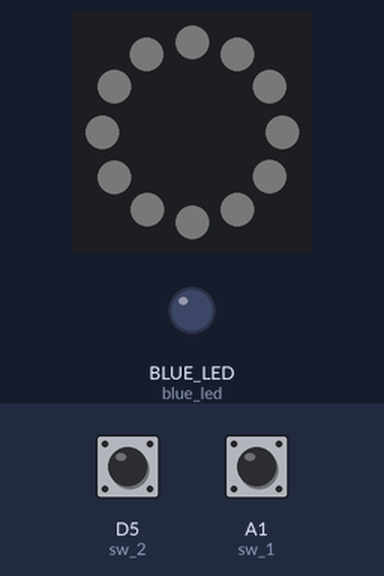
A program run on a simulated CircuitPython board. On the bench: 12 RGB LEDs in a ring, first at the top, clockwise, output pins drawn as LEDs (lit = HIGH). The inputs (shaded band) are chosen by the test bench; at power-on: D5 (sw_2) HIGH, A1 (sw_1) HIGH. Dim RGB values are drawn brighter than linear; what the program prints to the serial console is not drawn.

Above: at 1.2 s.
1.3 s: D5 (sw_2) pulled LOW for 0.15 s
At 1.39 s:
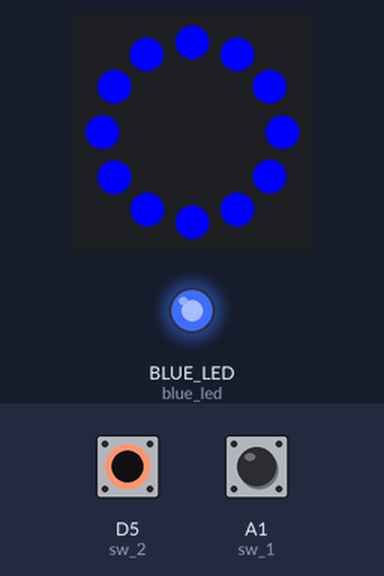
2.9 s: D5 (sw_2) pulled LOW for 3.2 s
At 6.8 s:
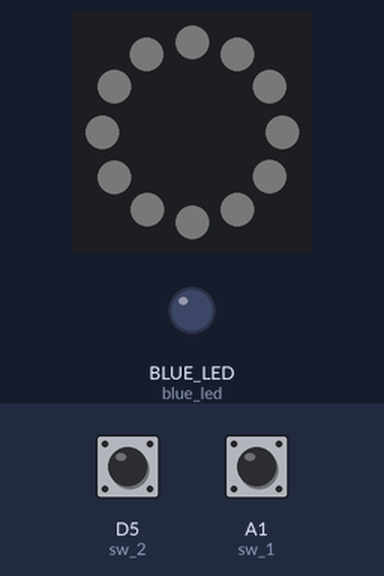
Timing chart, 0 to 8.3 s (numbered marks = the images above; inputs shaded):
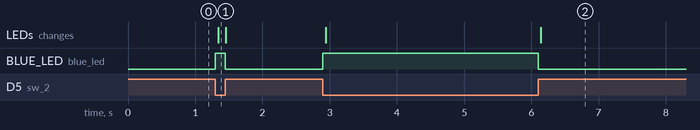

Measured:
- after the input at 1.3 s, BLUE_LED (blue_led): LOW → HIGH at once, → LOW 0.15 s later; the LEDs: change at once (image 1)
- after the input at 2.9 s, BLUE_LED (blue_led): LOW → HIGH at once, → LOW 3.2 s later; the LEDs: first change at once (image 2 shows a later state)

The program:

Blue_button_lit_up_Neo_Pixel_Ring.py
```python
import board
import time
from digitalio import DigitalInOut, Direction, Pull
import neopixel

pixel_ring = neopixel.NeoPixel(board.D13, 12, bpp=4)
pixel_ring.brightness = 0.5
# 0 to 1


# create a digitalinout object for the breadboard wired switch
sw_1 = DigitalInOut(board.A1)
# set as an input with pull up
sw_1.switch_to_input(pull=Pull.UP)

# create a digitalinout object for the STEMMA switch
sw_2 = DigitalInOut(board.D5)
# set as an input, no need for a pull becuase the PCB has a pull-up resistor
sw_2.switch_to_input()

# create a digtitalinout object for both onboard LEDs
# these pins have names corresponding to their colors in the board module
red_led = DigitalInOut(board.RED_LED)
red_led.direction = Direction.OUTPUT

blue_led = DigitalInOut(board.BLUE_LED)
blue_led.direction = Direction.OUTPUT


BLUE = (0, 0, 255, 0)
WHITE = (0,0,0,255)

# do this forever
while True:

    # read both of the switch inputs
    sw_1_read = sw_1.value
    sw_2_read = sw_2.value

    # set the values of the output leds to match the values of the switch inputs
    red_led.value = not sw_1_read
    blue_led.value = not sw_2_read


    if sw_2_read is False:
        pixel_ring.fill(BLUE)
        print("blue")
        pixel_ring.brightness = 1
    else:
        pixel_ring.fill(WHITE)
        print("white")
        pixel_ring.brightness = 0.01
```
